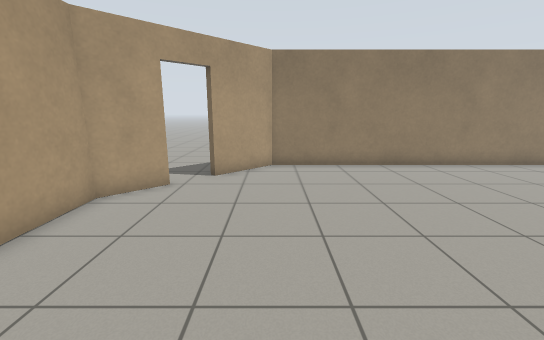
view 1 (above)

12 first-person views from a walk through a robot-simulator world made for Gazebo. The camera is 1.2 m above the floor, tilts 12° down and sees 90° across. The floor is counted in squares, 0.5 m on a side. Each view is taken from the middle of a square. On the plan, view 1 faces up. The plan holds only what a view shows up to about 17 squares ahead; the rest is blank. The place goes on beyond the plan.

view 2
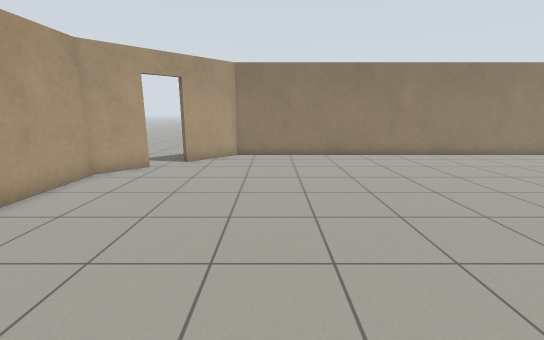

view 3
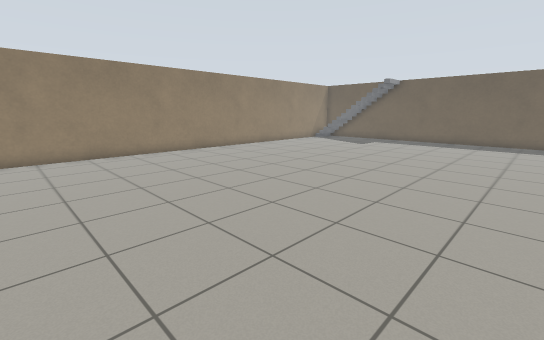

view 4
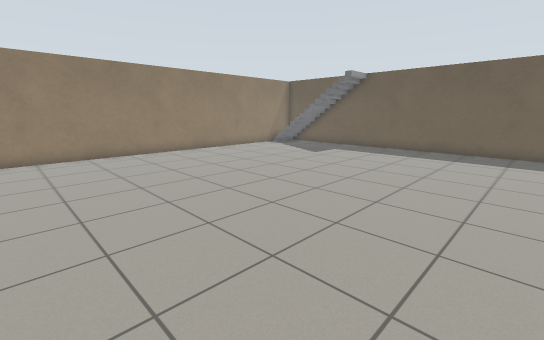

view 5
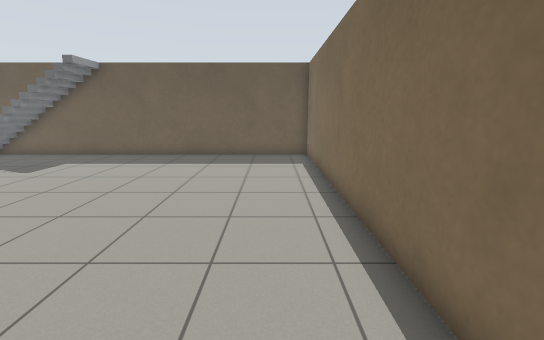

view 6
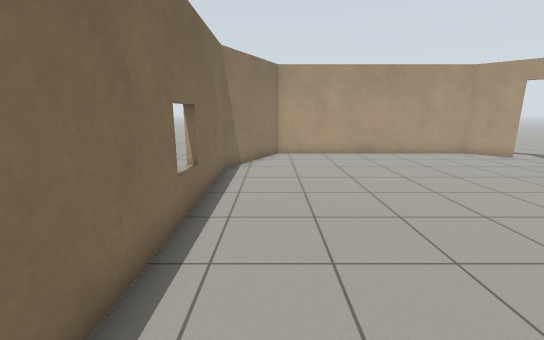

view 7
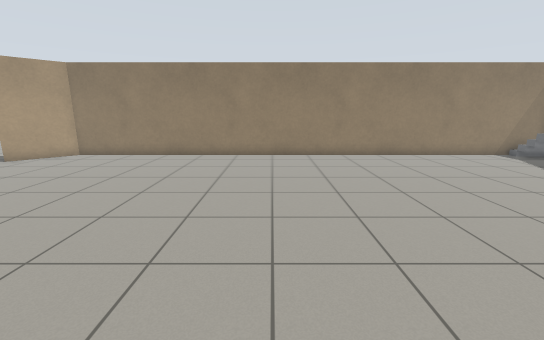

view 8
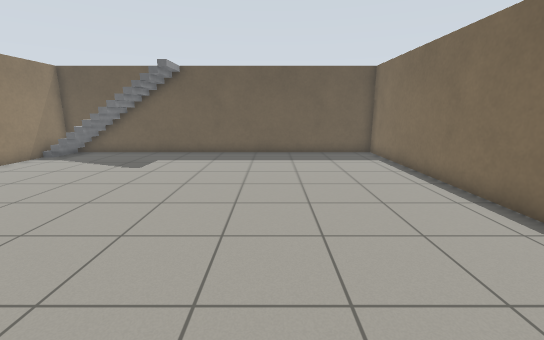

view 9
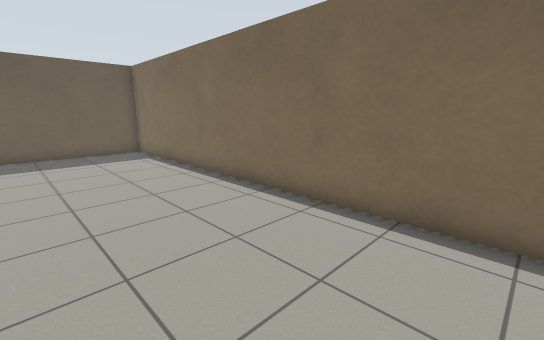

view 10
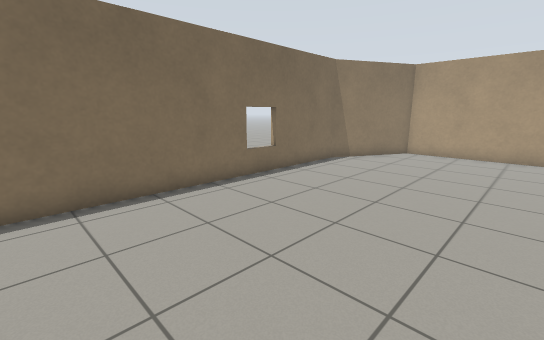

view 11
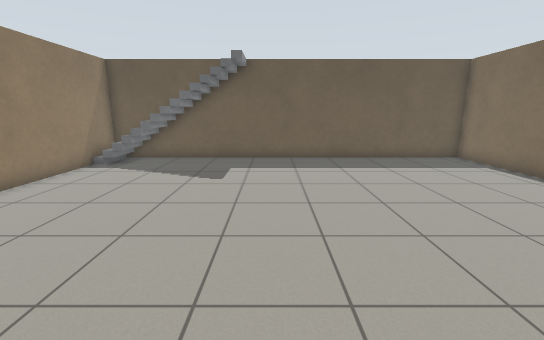

view 12
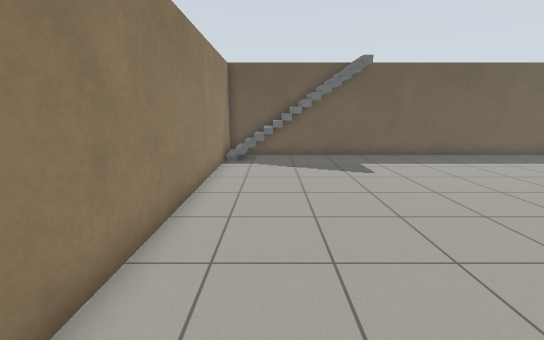

### Floor plan
Points are (right, up) in squares from view 1. A wall is a line through its corners. A room is listed if a view was taken in it or the views show most of it. See-through windows are left out.
Room 1 (views 1, 2, 3, 4, 5, 6, 7, 8, 9, 10, 11, 12)
walls: (-3.4, 9) (-5, 7.4) (-5, -3.6) (-0.5, -6) (26.5, -6) (26.5, 12.4) (0, 12.4) (-2.3, 10.1)
ways out: open door at (-3, 9.5)

Where each view was taken, in squares from view 1:
view 1: 0 up, 0 right, facing up
view 2: 3 down, 2 right, facing up
view 3: 4 down, 2 right, facing up-right
view 4: 4 down, 8 right, facing up-right
view 5: 4 down, 11 right, facing right
view 6: 4 down, 11 right, facing left
view 7: 3 down, 11 right, facing up
view 8: 0 up, 10 right, facing right
view 9: 0 up, 9 right, facing down-right
view 10: 2 up, 12 right, facing down-left
view 11: 4 up, 12 right, facing right
view 12: 10 up, 11 right, facing right
